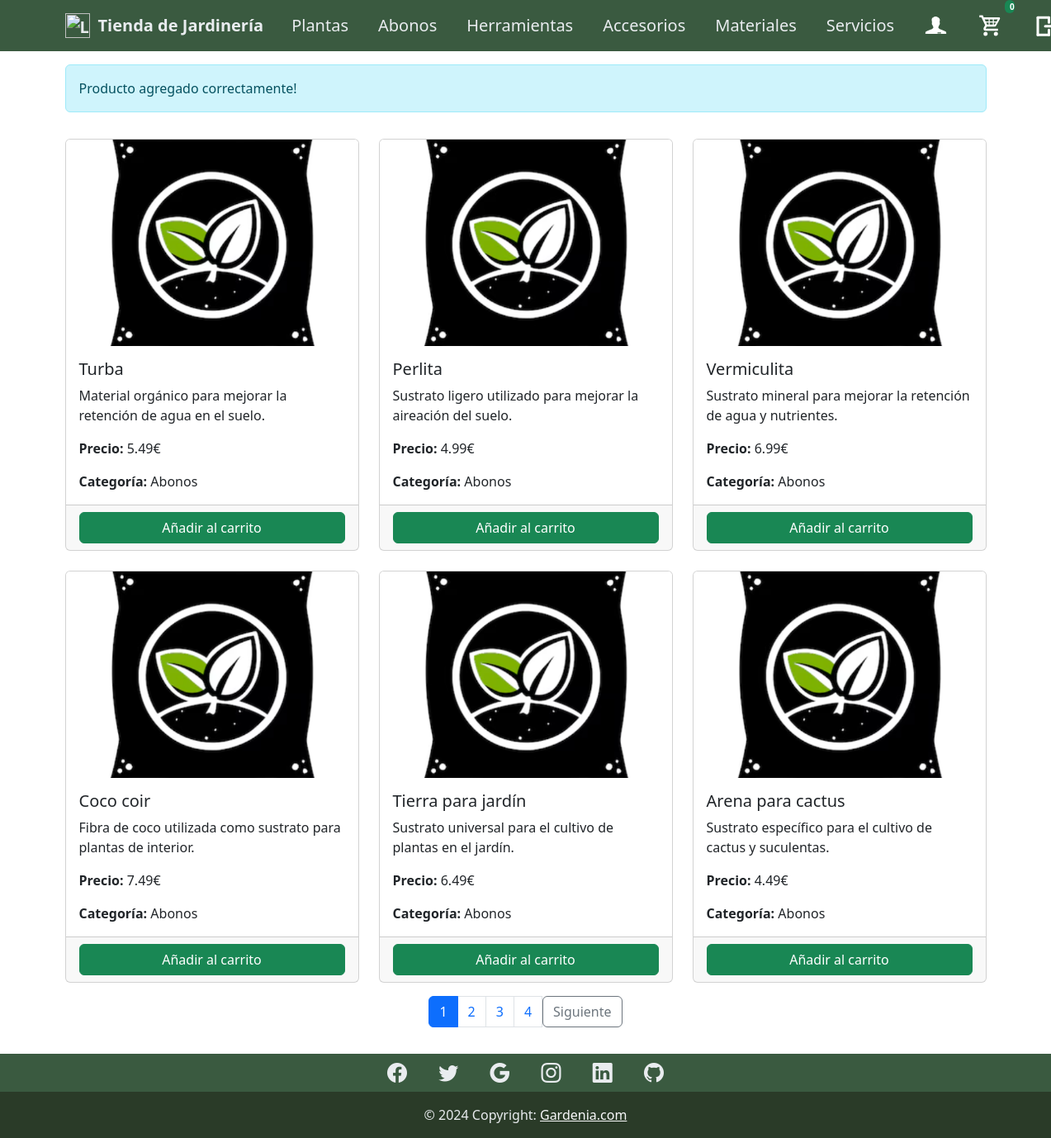
Page /views/usuariosprod.view.php?cat=Abonos&resp=1&pag=1 (signed in) on the committed database.
### tables this page shows
CREATE TABLE `productos` (
  `id_producto` int(11) NOT NULL,
  `nombre` varchar(100) DEFAULT NULL,
  `descripcion` text DEFAULT NULL,
  `precio` decimal(10,2) DEFAULT NULL,
  `imagen` varchar(255) DEFAULT NULL,
  `id_categoria` int(11) DEFAULT NULL
);

CREATE TABLE `categorias` (
  `id_categoria` int(11) NOT NULL,
  `nombre` varchar(100) DEFAULT NULL,
  `descripcion` text DEFAULT NULL
);

### class/Productsclass.php (called while the page is built, shortened)
<?php
include_once 'ConexionMysqli.php';
class ProductsClass
{
    private $conexion;
    public function __construct()
    {
        $con = new ConexionMysqli();
        $this->conexion = $con->obtenerConexion();
    }
    public function obtenerProductos($cat, $limite, $desplazamiento)
    {
        $sql = $this->conexion->prepare('SELECT id_categoria FROM categorias WHERE nombre = ?');
        $sql->bind_param('s', $cat);
        $id_cat = 0;
        if ($sql->execute()) {
            $res = $sql->get_result();
            if ($fila = $res->fetch_assoc()) {
                $id_cat = $fila['id_categoria'];
            }
        }
        $consulta = $this->conexion->prepare('SELECT c.*, p.*, c.nombre AS nombre_categoria FROM categorias c
                                                    INNER JOIN productos p ON c.id_categoria = p.id_categoria
                                                     WHERE  c.id_categoria = ? LIMIT ? OFFSET ?');
        $consulta->bind_param('iii', $id_cat, $limite, $desplazamiento);
        $productos = [];
        if ($consulta->execute()) {
            $resultado = $consulta->get_result();
            while ($fila = $resultado->fetch_assoc()) {
                $productos[] = $fila;
            }
        }
        return $productos;
    }
}

### class/Conexionmysqli.php (called while the page is built, shortened)
<?php
class ConexionMysqli
{
    private $dbHost = 'localhost';
    private $dbName = 'jardin';
    private $dbUser = 'root';
    private $dbPass = '';
    public function obtenerConexion()
    {
        $this->conexion = new mysqli($this->dbHost, $this->dbUser, $this->dbPass, $this->dbName);
        $this->conexion->set_charset("utf8");
        return $this->conexion;
    }
}

### class/CarritoClass.php (called while the page is built, shortened)
<?php
class CarritoClass
{
    private $conexion;
    public function __construct()
    {
        $con = new ConexionMysqli();
        $this->conexion = $con->obtenerConexion();
    }
    function contarProductos($idUsuario)
    {
        $sql = $this->conexion->prepare('SELECT sum(cantidad) AS total_cantidad
                                                FROM carrito
                                                WHERE id_usuario = ?');
        $sql->bind_param('i', $idUsuario);
        if ($sql->execute()) {
            $result = $sql->get_result();
            $fila = $result->fetch_assoc();
            return $fila;
        }
    }
}
?>

### api/carrito.php (called while the page is built, shortened)
<?php
include_once '../class/ConexionMysqli.php';
include_once '../class/CarritoClass.php';
function cantidadProductos($idUsuario)
{
    $carrito = new CarritoClass();
    $salida = $carrito->contarProductos($idUsuario);
    if (is_null($salida['total_cantidad'])) {
        return 0;
    } else {
        return $salida['total_cantidad'];
    }
}
?>

### views/usuariosprod.view.php (the view, shortened to what this page needs)
    <link href="https://cdn.jsdelivr.net/npm/bootstrap@5.3.0-alpha3/dist/css/bootstrap.min.css" rel="stylesheet">
    <link rel="stylesheet" href="../css/navuser.css" />
<?php
include '../class/ProductsClass.php';
include '../includes/usernav.php';
$productos = new ProductsClass();
$cat = $_GET['cat'];
$pag = $_GET['pag'];
$limite = 6;
$desplazamiento = ($pag - 1) * $limite;
$totalProductos = count($productos->obtenerProductos($cat, PHP_INT_MAX, 0));
$totalPag = ceil($totalProductos / $limite);
$obtenerProductos = $productos->obtenerProductos($cat, $limite, $desplazamiento);
if (isset($_GET['resp'])) {
    echo '<div class="container mt-3">';
    echo "<div class='alert alert-info'>Producto agregado correctamente!</div>";
    echo "</div>";
}
echo '<div class="container mt-3">';
echo '<div class="row row-cols-1 row-cols-sm-2 row-cols-md-3 g-4">';
foreach ($obtenerProductos as $producto) {
    echo '<div class="col">';
    echo '<div class="card h-100">';
    echo '<img src="' . $producto["imagen"] . '" class="imagen_producto card-img-top" alt="' . $producto["nombre"] . '">';
    echo '<div class="card-body">';
    echo '<h5 class="card-title">' . $producto["nombre"] . '</h5>';
    echo '<p class="card-text">' . $producto["descripcion"] . '</p>';
    echo '<p class="card-text"><strong>Precio:</strong> ' . $producto["precio"] . '€</p>';
    echo '<p class="card-text"><strong>Categoría:</strong> ' . $producto["nombre_categoria"] . '</p>';
    echo '</div>';
    echo '<div class="card-footer">';
    echo '<a class="btn btn-success w-100" href="../api/carrito.php?id_producto=' . $producto["id_producto"] . '&cat=' . $cat . '&accion=agregarProducto">Añadir al carrito</a>';
    echo '</div>';
    echo '</div>';
    echo '</div>';
}
echo '</div>';
echo '</div>';
echo '<div class="container mt-3 mb-3">';
echo '<nav>';
echo '<ul class="pagination justify-content-center">';
for ($i = 1; $i <= $totalPag; $i++) {
    $activo = ($i == $pag) ? 'active' : '';
    echo '<li class="page-item ' . $activo . '">';
    echo '<a class="page-link" href="?cat=' . $cat . '&pag=' . $i . '">' . $i . '</a>';
    echo '</li>';
}
if ($pag < $totalPag) {
    echo '<li class="page-item">';
    echo '<a class="btn btn-outline-secondary" href="?cat=' . $cat . '&pag=' . ($pag + 1) . '">Siguiente</a>';
    echo '</li>';
}
echo '</ul>';
echo '</nav>';
echo '</div>';
include('../includes/footer.php');
?>

### views/usuariosprod.view.php (style rules this page uses)
.imagen_producto { width: 100%; height: 250px; object-fit: cover; }
.card { height: 100%; }
.card-body, .card-footer { display: flex; flex-direction: column; justify-content: space-between; }

### rows in the picture
productos: imagen (picture), nombre "Turba", descripcion "Material orgánico para mejorar la retención de agua en el suelo.", precio "5.49", id_categoria.nombre "Abonos"
productos: imagen (picture), nombre "Perlita", descripcion "Sustrato ligero utilizado para mejorar la aireación del suelo.", precio "4.99", id_categoria.nombre "Abonos"
productos: imagen (picture), nombre "Vermiculita", descripcion "Sustrato mineral para mejorar la retención de agua y nutrientes.", precio "6.99", id_categoria.nombre "Abonos"
productos: imagen (picture), nombre "Coco coir", descripcion "Fibra de coco utilizada como sustrato para plantas de interior.", precio "7.49", id_categoria.nombre "Abonos"
productos: imagen (picture), nombre "Tierra para jardín", descripcion "Sustrato universal para el cultivo de plantas en el jardín.", precio "6.49", id_categoria.nombre "Abonos"
productos: imagen (picture), nombre "Arena para cactus", descripcion "Sustrato específico para el cultivo de cactus y suculentas.", precio "4.49", id_categoria.nombre "Abonos"

### other values in the picture
$cantidad "0"
